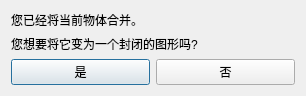
<?xml version="1.0" encoding="UTF-8"?>
<ui version="4.0">
 <class>QueryForm</class>
 <widget class="QDialog" name="QueryForm">
  <property name="geometry">
   <rect>
    <x>0</x>
    <y>0</y>
    <width>306</width>
    <height>84</height>
   </rect>
  </property>
  <property name="windowTitle">
   <string>提示</string>
  </property>
  <layout class="QVBoxLayout" name="verticalLayout">
   <item>
    <widget class="QLabel" name="label">
     <property name="text">
      <string>您已经将当前物体合并。</string>
     </property>
    </widget>
   </item>
   <item>
    <widget class="QLabel" name="label_2">
     <property name="text">
      <string>您想要将它变为一个封闭的图形吗?</string>
     </property>
    </widget>
   </item>
   <item>
    <layout class="QHBoxLayout" name="horizontalLayout">
     <item>
      <widget class="QPushButton" name="okButton">
       <property name="text">
        <string>是</string>
       </property>
      </widget>
     </item>
     <item>
      <widget class="QPushButton" name="cancelButton">
       <property name="text">
        <string>否</string>
       </property>
      </widget>
     </item>
    </layout>
   </item>
  </layout>
 </widget>
 <resources/>
 <connections>
  <connection>
   <sender>okButton</sender>
   <signal>clicked()</signal>
   <receiver>QueryForm</receiver>
   <slot>accept()</slot>
   <hints>
    <hint type="sourcelabel">
     <x>351</x>
     <y>38</y>
    </hint>
    <hint type="destinationlabel">
     <x>233</x>
     <y>29</y>
    </hint>
   </hints>
  </connection>
  <connection>
   <sender>cancelButton</sender>
   <signal>clicked()</signal>
   <receiver>QueryForm</receiver>
   <slot>reject()</slot>
   <hints>
    <hint type="sourcelabel">
     <x>330</x>
     <y>66</y>
    </hint>
    <hint type="destinationlabel">
     <x>197</x>
     <y>125</y>
    </hint>
   </hints>
  </connection>
 </connections>
</ui>
